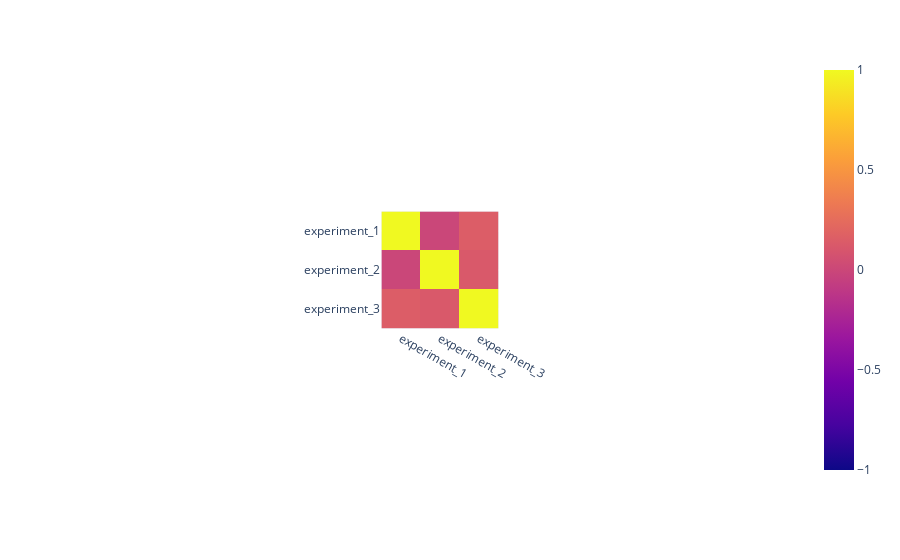

Notebook source saved alongside this figure:
### Markdown cell above
#### Task 2 
##### Create a correlation plot using a subset of expdf which includes the columns `experiment_1`, `experiment_2`, and  `experiment_3`. Which of these are correlated?
#### Result:

### Code cell
cormat = expdf.corr()
fig = px.imshow(cormat, zmin=-1, zmax=1)
fig.show()

### Figure 1 — Plotly figure (JSON) as saved in the notebook; plotly's stock layout.template omitted (floating-point values rounded to 4 significant figures)
{"data": [{"coloraxis": "coloraxis", "hovertemplate": "x: %{x}<br>y: %{y}<br>color: %{z}<extra></extra>", "name": "0", "type": "heatmap", "x": ["experiment_1", "experiment_2", "experiment_3"], "xaxis": "x", "y": ["experiment_1", "experiment_2", "experiment_3"], "yaxis": "y", "z": [[1, -0.0002532, 0.1482], [-0.0002532, 1, 0.1214], [0.1482, 0.1214, 1]]}], "layout": {"autosize": true, "coloraxis": {"cmax": 1, "cmin": -1, "colorscale": [[0, "#0d0887"], [0.1111, "#46039f"], [0.2222, "#7201a8"], [0.3333, "#9c179e"], [0.4444, "#bd3786"], [0.5556, "#d8576b"], [0.6667, "#ed7953"], [0.7778, "#fb9f3a"], [0.8889, "#fdca26"], [1, "#f0f921"]]}, "margin": {"t": 60}, "xaxis": {"anchor": "y", "autorange": true, "constrain": "domain", "domain": [0.4186, 0.5814], "range": [-0.5, 2.5], "scaleanchor": "y", "type": "category"}, "yaxis": {"anchor": "x", "autorange": true, "constrain": "domain", "domain": [0, 1], "range": [2.5, -0.5], "type": "category"}}}
